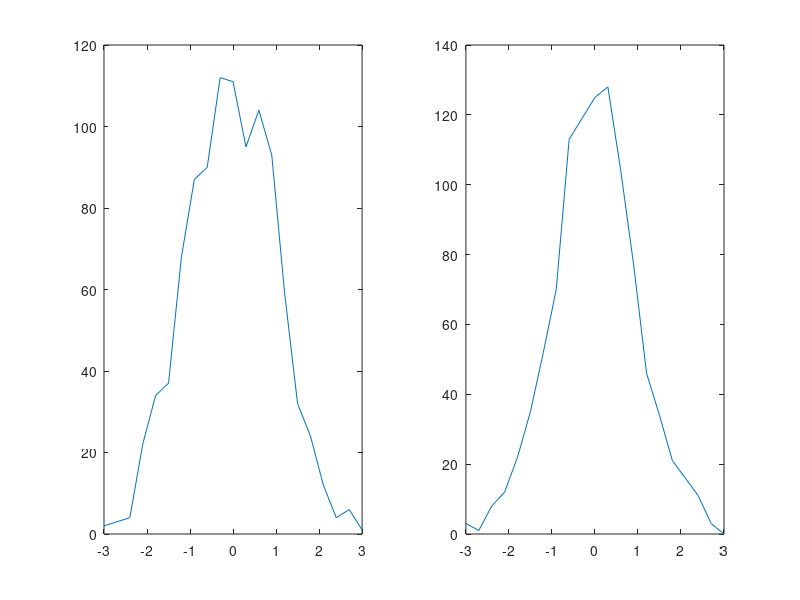

Here is the MATLAB script that generated this plot: (Note: this script raises an error after producing the figure.)
close all
clear
home

some_number = randn();

noise1 = randn([1 1000]);
noise2 = randn([1 1000]);


[n1, x1] = hist(noise1, linspace(-3, 3, 21));
[n2, x2] = hist(noise2, linspace(-3, 3, 21));

figure
subplot(1, 2, 1)
plot(x1, n1)
subplot(1, 2, 2)
plot(x2, n2)


% TODO: Try generating other kinds of random numbers.
%       How about a 2D grid of random Gaussian values?

figure
noise3 = randn([3 1000]);

dolphin = imread('dolphin.png'); % load image
% multiplying a bunch of random numbers generated from a Gaussian or Normal 
% distribution changes their effective standard deviation, 
% i.e. how far apart the values are spread.
sigma = 1;
% Generates the noise the same size as an image
% No layers mixing, dolphin image determines the size of a noise image only
noisy_pic = randn(size(dolphin)).*sigma;
imshow(noisy_pic)

% this will add a noise to an image
output = noisy_pic + doplhin
